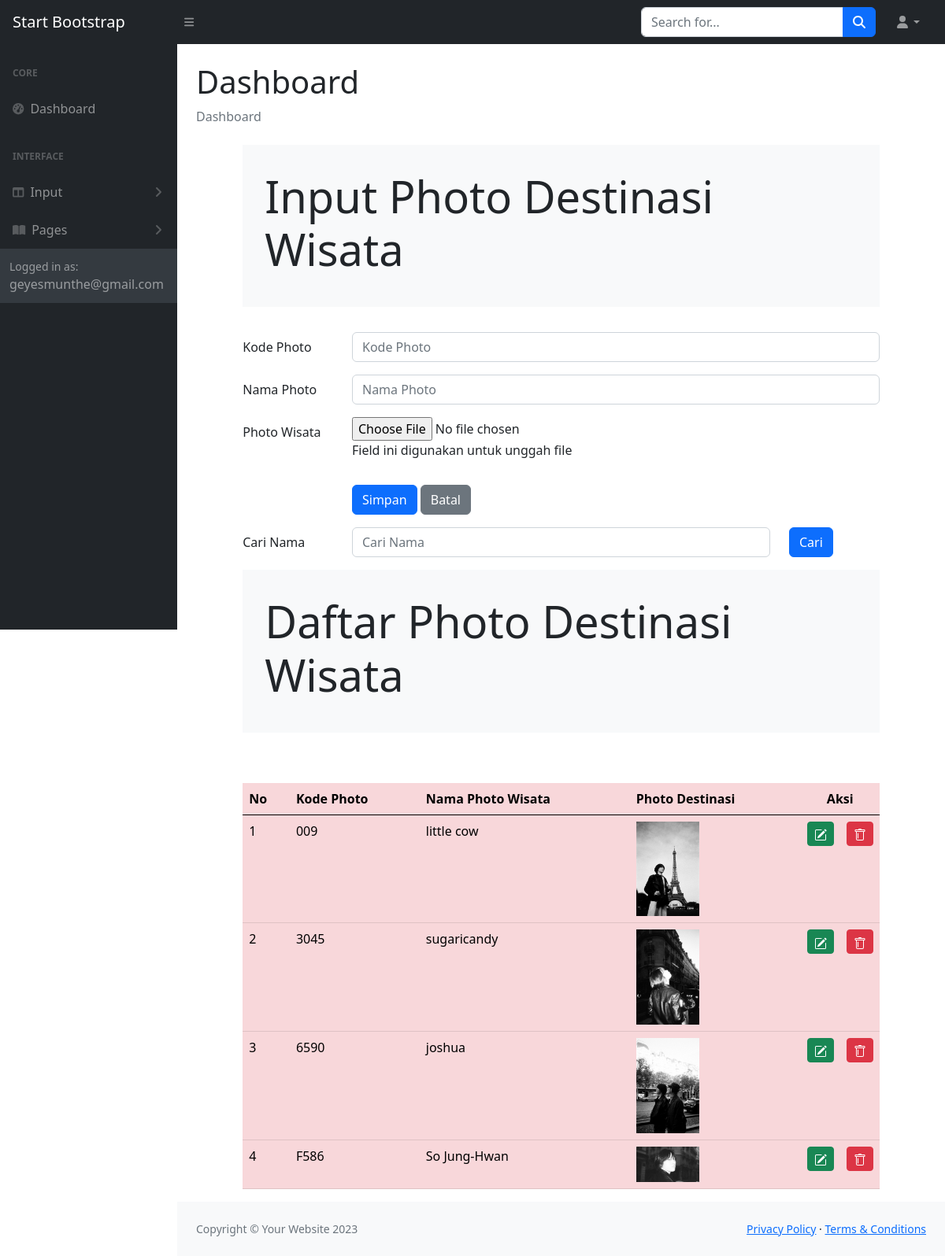
The page /photodestinasi.php on the database its author committed.
### tables this page shows
CREATE TABLE `photodestinasi` (
  `fotodestinasiKODE` char(4) NOT NULL,
  `fotodestinasiNAMA` char(120) NOT NULL,
  `fotodestinasiFILE` char(120) NOT NULL,
  `destinasiKODE` char(4) NOT NULL
);

### photodestinasi.php (the view, shortened to what this page needs)
<!DOCTYPE html>
<html lang="en">
<head>
    <link rel="stylesheet" type="text/css" href="https://cdnjs.cloudflare.com/ajax/libs/select2/4.0.3/css/select2.min.css">
    <link rel="stylesheet" type="text/css" href="css/bootstrap.min.css">
    <link rel="stylesheet" type="text/css" href="https://cdnjs.cloudflare.com/ajax/libs/select2/4.0.3/css/select2.min.css">
    <link rel="stylesheet" type="text/css" href="css/bootstrap.min.css">
</head>
<?php
include "include/config.php";
?>
<?php include "include/head.php"; ?>
<body class="sb-nav-fixed">
    <?php include "include/navbar.php"; ?>
    <div id="layoutSidenav">
        <div id="layoutSidenav_nav">
            <?php include "include/menunav.php"; ?>
        </div>
        <div id="layoutSidenav_content">
            <main>
                <div class="container-fluid px-4">
                    <h1 class="mt-4">Dashboard</h1>
                    <ol class="breadcrumb mb-4">
                        <li class="breadcrumb-item active">Dashboard</li>
                    </ol>
                </div>
            </main>
            <div class="row">
                <div class="col-sm-1"></div>
                <div class="col-sm-10">
                    <div class="jumbotron jumbotron-fluid">
                        <div class="container">
                            <h1 class="display-4">Input Photo Destinasi Wisata</h1>
                        </div>
                    </div>
                    <form method="POST" enctype="multipart/form-data">
                        <div class="form-group row">
                            <label for="kodefoto" class="col-sm-2 col-form-label">Kode Photo</label>
                            <div class="col-sm-10">
                                <input type="text" class="form-control" id="kodefoto" name="inputkode"
                                    placeholder="Kode Photo" maxlength="4">
                            </div>
                        </div>
                        <div class="form-group row">
                            <label for="namafoto" class="col-sm-2 col-form-label">Nama Photo</label>
                            <div class="col-sm-10">
                                <input type="text" class="form-control" id="namafoto" name="inputnama"
                                    placeholder="Nama Photo">
                            </div>
                        </div>
                        <div class="form-group row">
                            <label for="file" class="col-sm-2 col-form-label">Photo Wisata</label>
                            <div class="col-sm-10">
                                <input type="file" id="file" name="file">
                                <p class="help-block">Field ini digunakan untuk unggah file</p>
                            </div>
                        </div>
                        <div class="form-group row">
                            <div class="col-sm-2"></div>
                            <div class="col-sm-10">
                                <input type="submit" name="Simpan" class="btn btn-primary" value="Simpan">
                                <input type="submit" name="Batal" class="btn btn-secondary" value="Batal">
                            </div>
                        </div>
                    </form>
                </div>
                <div class="col-sm-1"></div>
            </div>
            <div class="row">
                <div class="col-sm-1"></div>
                <div class="col-sm-10">
                    <form method="GET">
                        <div class="form-group row">
                            <label for="searchNama" class="col-sm-2 col-form-label">Cari Nama</label>
                            <div class="col-sm-8">
                                <input type="text" class="form-control" id="searchNama" name="searchNama"
                                    placeholder="Cari Nama">
                            </div>
                            <div class="col-sm-2">
                                <button type="submit" class="btn btn-primary">Cari</button>
                            </div>
                        </div>
                    </form>
                    <table class="table table-hover table-danger">
<div class="jumbotron jumbotron-fluid">
    <div class="container">
        <h1 class="display-4">Daftar Photo Destinasi Wisata</h1>
    </div>
</div>
<table class="table table-hover table-danger">
    <thead class="thead-dark">
        <tr>
            <th>No</th>
            <th>Kode Photo</th>
            <th>Nama Photo Wisata</th>
            <th>Photo Destinasi</th>
            <th colspan="2" style="text-align: center">Aksi</th>
        </tr>
    </thead>
    <tbody>
        <?php
        $searchNama = isset($_GET['searchNama']) ? $_GET['searchNama'] : '';
        $query = mysqli_query($connection, "SELECT * FROM photodestinasi WHERE fotodestinasiNAMA LIKE '%$searchNama%'");
        $nomor = 1;
        while ($row = mysqli_fetch_array($query)) {
        ?>
            <tr>
                <td><?php echo $nomor; ?></td>
                <td><?php echo $row['fotodestinasiKODE']; ?></td>
                <td><?php echo $row['fotodestinasiNAMA']; ?></td>
                <td>
                    <?php if (is_file("images/" . $row['fotodestinasiFILE'])) { ?>
                        <img src="images/<?php echo $row['fotodestinasiFILE'] ?>" width="80">
                    <?php } else
                        echo "<img src='images/noimage.png' width='80'>"
                    ?>
                </td>
                <td width="5px">
                    <a href="editphoto.php?ubah=<?php echo $row["fotodestinasiKODE"] ?>" class="btn btn-success btn-sm" title="edit">
                    </a>
                </td>
                <td width="5px">
                    <a href="hapusphoto.php?hapus=<?php echo $row["fotodestinasiKODE"]; ?>" class="btn btn-danger btn-sm" title="hapus">
                    </a>
                </td>
            </tr>
        <?php
            $nomor = $nomor + 1;
        }
        ?>
    </tbody>
</table>
                    </table>
                </div>
                <div class="col-sm-1"></div>
            </div>
            <?php include "include/footer.php";?>
        </div>
    </div>
</body>
</html>

### include/head.php (shortened to what this page needs)
<head>
    <link href="https://cdn.jsdelivr.net/npm/simple-datatables@7.1.2/dist/style.min.css" rel="stylesheet" />
    <link href="css/styles.css" rel="stylesheet" />
</head>

### include/navbar.php (shortened to what this page needs)
<nav class="sb-topnav navbar navbar-expand navbar-dark bg-dark">
            <a class="navbar-brand ps-3" href="dashboard-admin.php">Start Bootstrap</a>
            <button class="btn btn-link btn-sm order-1 order-lg-0 me-4 me-lg-0" id="sidebarToggle" href="#!"><i class="fas fa-bars"></i></button>
            <form class="d-none d-md-inline-block form-inline ms-auto me-0 me-md-3 my-2 my-md-0">
                <div class="input-group">
                    <input class="form-control" type="text" placeholder="Search for..." aria-label="Search for..." aria-describedby="btnNavbarSearch" />
                    <button class="btn btn-primary" id="btnNavbarSearch" type="button"><i class="fas fa-search"></i></button>
                </div>
            </form>
            <ul class="navbar-nav ms-auto ms-md-0 me-3 me-lg-4">
                <li class="nav-item dropdown">
                    <a class="nav-link dropdown-toggle" id="navbarDropdown" href="#" role="button" data-bs-toggle="dropdown" aria-expanded="false"><i class="fas fa-user fa-fw"></i></a>
                </li>
            </ul>
        </nav>

### include/menunav.php (shortened to what this page needs)
<nav class="sb-sidenav accordion sb-sidenav-dark" id="sidenavAccordion">
                    <div class="sb-sidenav-menu">
                        <div class="nav">
                            <div class="sb-sidenav-menu-heading">Core</div>
                            <a class="nav-link" href="dasbordadmin.php">
                                <div class="sb-nav-link-icon"><i class="fas fa-tachometer-alt"></i></div>
                                Dashboard
                            </a>
                            <div class="sb-sidenav-menu-heading">Interface</div>
                            <a class="nav-link collapsed" href="#" data-bs-toggle="collapse" data-bs-target="#collapseLayouts" aria-expanded="false" aria-controls="collapseLayouts">
                                <div class="sb-nav-link-icon"><i class="fas fa-columns"></i></div>
                                Input
                                <div class="sb-sidenav-collapse-arrow"><i class="fas fa-angle-down"></i></div>
                            </a>
                            <a class="nav-link collapsed" href="#" data-bs-toggle="collapse" data-bs-target="#collapsePages" aria-expanded="false" aria-controls="collapsePages">
                                <div class="sb-nav-link-icon"><i class="fas fa-book-open"></i></div>
                                Pages
                                <div class="sb-sidenav-collapse-arrow"><i class="fas fa-angle-down"></i></div>
                            </a>
                    </div>
                    <div class="sb-sidenav-footer">
                        <div class="small">Logged in as:</div>
                        geyesmunthe@gmail.com
                    </div>
                </nav>

### include/footer.php
<footer class="py-4 bg-light mt-auto">
    <div class="container-fluid px-4">
        <div class="d-flex align-items-center justify-content-between small">
            <div class="text-muted">Copyright &copy; Your Website 2023</div>
            <div>
                <a href="#">Privacy Policy</a>
                &middot;
                <a href="#">Terms &amp; Conditions</a>
            </div>
        </div>
    </div>
</footer>

### photodestinasi.php (style rules this page uses)
.jumbotron { background-color: #f8f9fa; padding: 2rem 1rem; margin-bottom: 2rem; }
.form-group.row { margin-bottom: 1rem; }
.form-control { width: 100%; padding: 0.5rem 1rem; border: 1px solid #ced4da; border-radius: 0.25rem; }
.btn { padding: 0.5rem 1rem; border: none; border-radius: 0.25rem; }
.btn-primary { background-color: #007bff; color: #fff; }
.btn-secondary { background-color: #6c757d; color: #fff; }
.table { margin-top: 2rem; }
.table tr:nth-child(odd) { background-color: #f9f9fa; }
.btn-success { background-color: #28a745; color: #fff; }
.btn-danger { background-color: #dc3545; color: #fff; }

### rows shown on the page
photodestinasi: fotodestinasiKODE "009", fotodestinasiNAMA "little cow", fotodestinasiFILE (picture)
photodestinasi: fotodestinasiKODE "3045", fotodestinasiNAMA "sugaricandy", fotodestinasiFILE (picture)
photodestinasi: fotodestinasiKODE "6590", fotodestinasiNAMA "joshua", fotodestinasiFILE (picture)
photodestinasi: fotodestinasiKODE "F586", fotodestinasiNAMA "So Jung-Hwan", fotodestinasiFILE (picture)
